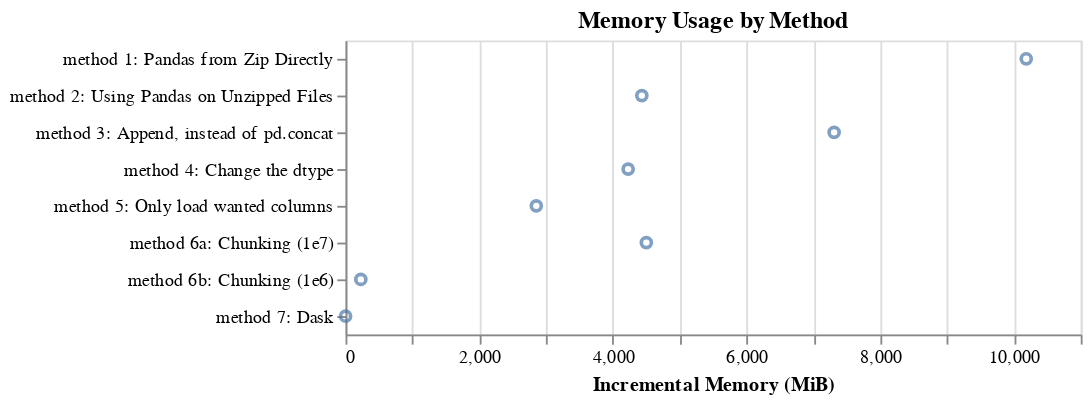

Notebook source saved alongside this figure:
### Code cell
alt.Chart(memres, title = "Memory Usage by Method").mark_point().encode(
    alt.Y("index:N", title = ""),
    alt.X("memory:Q", title = "Incremental Memory (MiB)")
)

### Figure 1 — Vega-Lite specification as saved in the notebook (floating-point values rounded to 4 significant figures)
{"$schema": "https://vega.github.io/schema/vega-lite/v4.8.1.json", "config": {"view": {"continuousHeight": 300, "continuousWidth": 400}}, "data": {"name": "data-4c2d617c809a74c137561ac8c518e3b1"}, "datasets": {"data-4c2d617c809a74c137561ac8c518e3b1": [{"index": "method 1: Pandas from Zip Directly", "memory": 10180.0}, {"index": "method 2: Using Pandas on Unzipped Files", "memory": 4433.0}, {"index": "method 3: Append, instead of pd.concat", "memory": 7310.0}, {"index": "method 4: Change the dtype", "memory": 4228.0}, {"index": "method 5: Only load wanted columns", "memory": 2854.0}, {"index": "method 6a: Chunking (1e7)", "memory": 4500.0}, {"index": "method 6b: Chunking (1e6)", "memory": 228.6}, {"index": "method 7: Dask", "memory": 0.4922}]}, "encoding": {"x": {"field": "memory", "title": "Incremental Memory (MiB)", "type": "quantitative"}, "y": {"field": "index", "title": "", "type": "nominal"}}, "mark": "point", "title": "Memory Usage by Method"}
